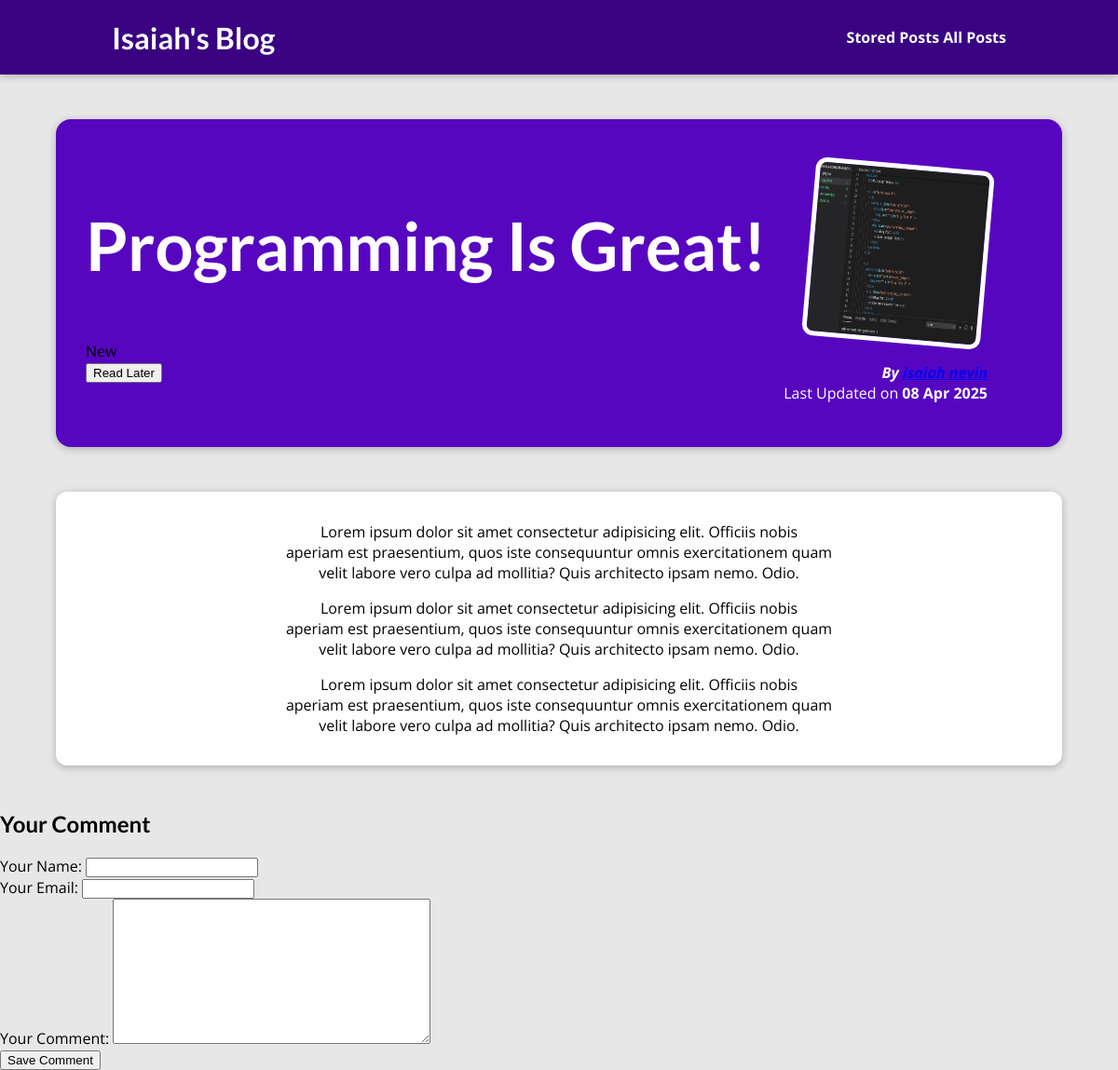
Page /posts/programming-is-fun on the committed database.
### blog/models.py (models this page shows, shortened)
class Post(models.Model):
    title = models.CharField(max_length=55)
    excerpt = models.CharField(max_length=200, default="")
    image = models.ImageField(upload_to="posts", null=True)
    date = models.DateField(auto_now=True)
    slug = models.SlugField(unique=True, db_index=True, default="")
    content = models.TextField(validators=[MinLengthValidator(10)], default="")
    author = models.ForeignKey(
        Author, on_delete=models.SET_NULL, null=True, related_name="posts")
    tags = models.ManyToManyField(Tag)

class Tag(models.Model):
    caption = models.CharField(max_length=20)

class Author(models.Model):
    first_name = models.CharField(max_length=100)
    last_name = models.CharField(max_length=100)
    email_address = models.EmailField(null=True, blank=True, unique=True)
    def full_name(self):
        return f"{self.first_name} {self.last_name}"
    def __str__(self):
        return self.full_name()

### blog/views.py (the view, shortened to what this page needs)
# urls.py: path("posts/<slug:slug>", views.SinglePostView.as_view(), name="post-detail-page"), #/posts/my-first-posts
class SinglePostView(View):
    def is_stored_post(self, request, post_id):
        stored_posts = request.session.get("stored_posts")
        if stored_posts is not None:
            is_saved_for_later = post_id in stored_posts
        else:
            is_saved_for_later = False
        return is_saved_for_later
    def get(self, request, slug):
        post = Post.objects.get(slug=slug)
        context = {
            "post": post,
            "post_tags": post.tags.all(),
            "comment_form": CommentForm(),
            "comments": post.comments.all().order_by("-id"),
            "saved_for_later": self.is_stored_post(request, post.id)
        }
        return render(request, "blog/post-detail.html", context)

### blog/forms.py
class CommentForm(forms.ModelForm):
    class Meta:
        model = Comment
        exclude = ["post"]
        labels = {
            "user_name": "Your Name",
            "user_email": "Your Email",
            "text": "Your Comment"
        }

### blog/templates/blog/post-detail.html (shortened to what this page needs)
{% extends "base.html" %}
{% load static %}
{% block css_files %}
    <link rel="stylesheet" href="{% static 'blog/post-detail.css' %}">
{% endblock %}
{% block content %}
    <section id="summary">
     <h2>{{ post.title }}</h2>
     <div>
     {% for tag in post_tags %}
      <span class="tag">{{ tag.caption }}</span>
     {% endfor %}
     </div>
     <div id="read-later">
        <form action="{% url 'read-later'%}" method="POST">
          <button>
            {% if saved_for_later %}
              Remove from "Read Later" List
            {% else %}
              Read Later
            {% endif %}
          </button>
        </form>
     </div>
     <article>
      <img src="{{ post.image.url }}" alt="{{ post.title }}">
      <address>By <a href="mailto:{{ post.author.email_address }}"> {{ post.author }}</a></address>
      <div>
        Last Updated on <time>{{ post.date|date:"d M Y" }}</time>
      </div>
     </article>
    </section>
    <main>
      {{ post.content|linebreaks }}
    </main>
    <section id="comment-form">
      <h2> Your Comment</h2>
      <form action="{% url 'post-detail-page' post.slug %}" method="POST">
        {% for form_field in comment_form %}
          <div class="form-control {% if form_field.errors %} invalid {% endif %}">
            {{ form_field.label_tag }}
            {{ form_field }}
          </div>
      {% endfor %}
        <button>Save Comment</button>
      </form>
    </section>
{% endblock %}

### static/app.css (style rules this page uses)
* { box-sizing: border-box; }
html { font-family: 'Open Sans', 'Lato', sans-serif; }
body { margin: 0; }
h1, h2, h3 { font-family: 'Lato', sans-serif; font-weight: bold; }

### blog/static/blog/post-detail.css (style rules this page uses)
body { background-color: #e7e7e7; }
#summary { margin: 8rem auto 3rem auto; padding: 2rem; width: 90%; max-width: 90rem; border-radius: 16px; background-color: #5706c0; position: relative; box-shadow: 0 2px 8px rgba(0, 0, 0, 0.25); height: 22rem; }
#summary h2 { color: white; font-size: 4.5rem; }
#summary article { position: absolute; top: 2rem; right: 3rem; padding: 1rem 2rem; border-radius: 12px; text-align: right; color: white; }
#summary article img { width: 12rem; height: 12rem; border-radius: 12px; transform: rotateZ(5deg); border: 5px solid white; margin-bottom: 1rem; }
#summary address { font-weight: bold; }
#summary time { font-weight: bold; }
main { text-align: center; width: 90%; max-width: 90rem; margin: 3rem auto; background-color: white; padding: 1rem; border-radius: 12px; box-shadow: 0 2px 8px rgba(0, 0, 0, 0.25); }

### rows in the picture
Post: title "Programming Is Great!", image (picture), author "isaiah nevin", date "08 Apr 2025", content "Lorem ipsum dolor sit amet consectetur adipisicing elit. Officiis nobis aperiam est praesentium, quos iste consequuntur omnis exercitationem quam velit labore vero culpa ad mollitia? Quis architecto ipsam nemo. Odio. Lorem ipsum dolor sit amet consectetur adipisicing elit. Officiis nobis aperiam est praesentium, quos iste consequuntur omnis exercitationem quam velit labore vero culpa ad mollitia? Quis architecto ipsam nemo. Odio. Lorem ipsum dolor sit amet consectetur adipisicing elit. Officiis nobis aperiam est praesentium, quos iste consequuntur omnis exercitationem quam velit labore vero culpa ad mollitia? Quis architecto ipsam nemo. Odio."
Tag: caption "New"
